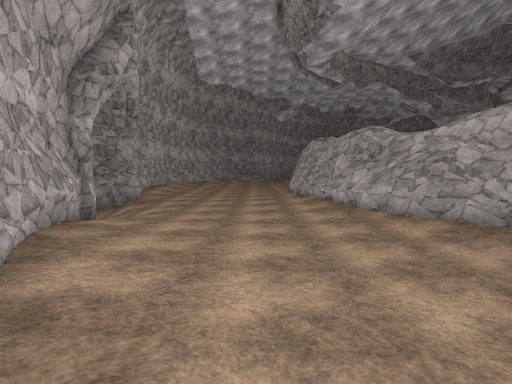
View 1 (above)

22 first-person views from a walk through a scene from a Unity 3-D project. The camera is 1.4 m above the floor, tilts 4° down and sees 85° across. The floor is counted in squares, 2 m on a side. Each view is taken from the middle of a square. On the plan, view 1 faces up. The plan holds only what a view shows up to about 9 squares ahead; the rest is blank. The place goes on beyond the plan. Surface patterns are stand-ins for the level's own textures.

View 2
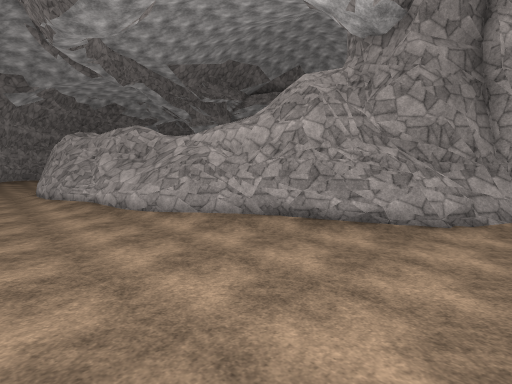

View 3
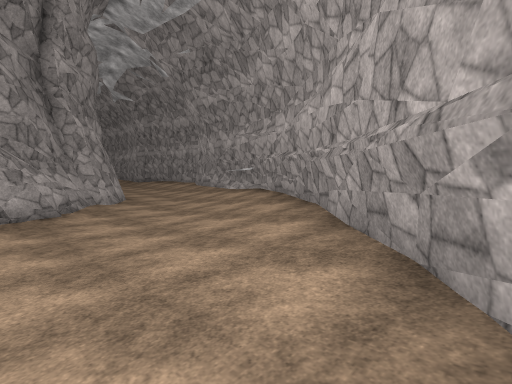

View 4
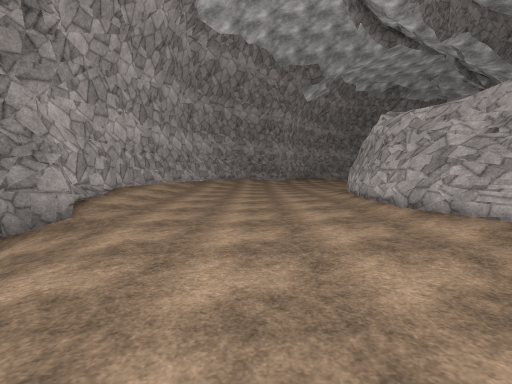

View 5
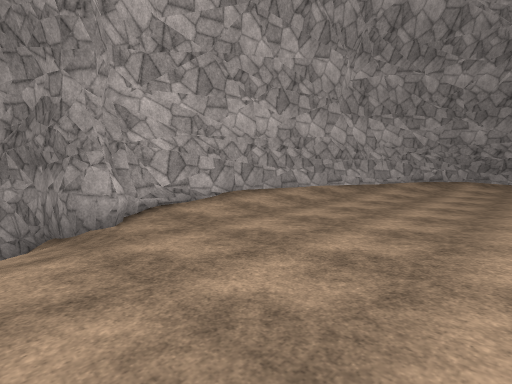

View 6
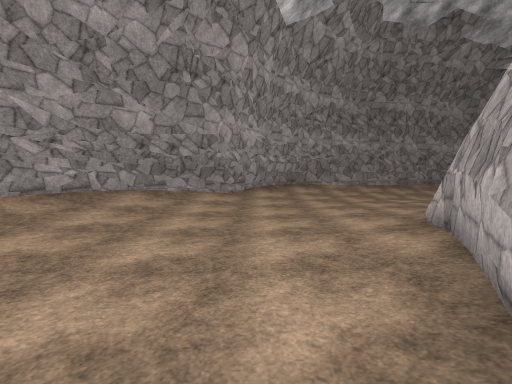

View 7
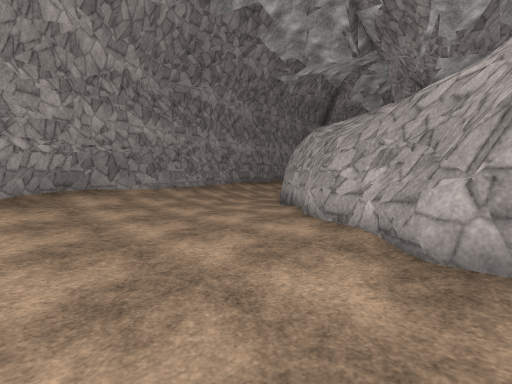

View 8
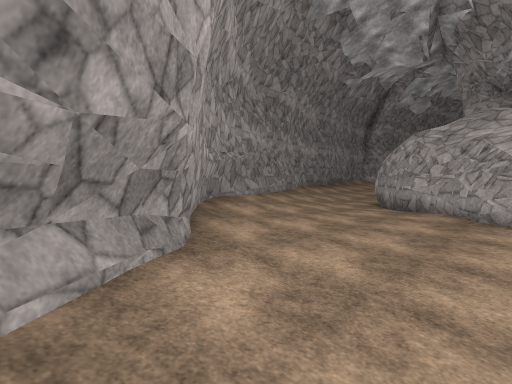

View 9
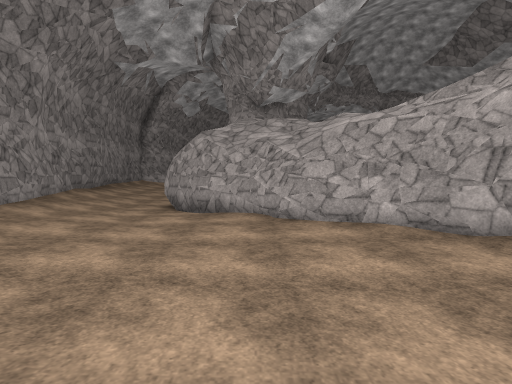

View 10
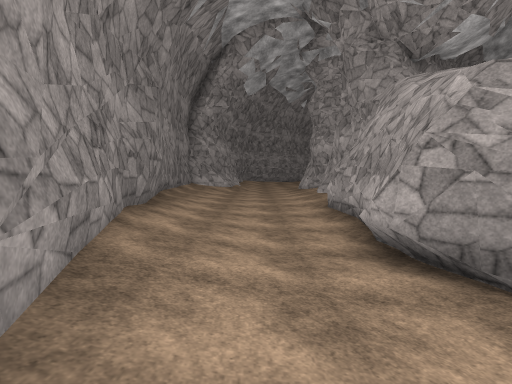

View 11
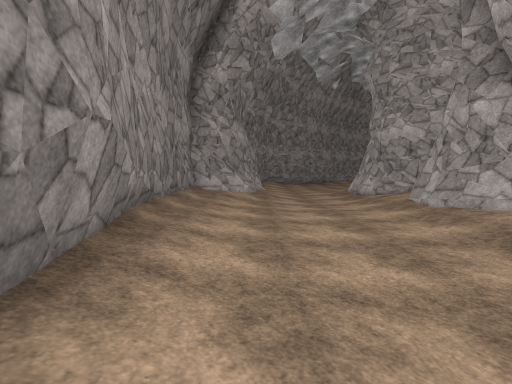

View 12
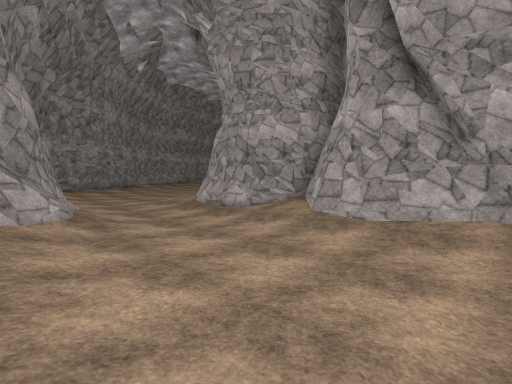

View 13
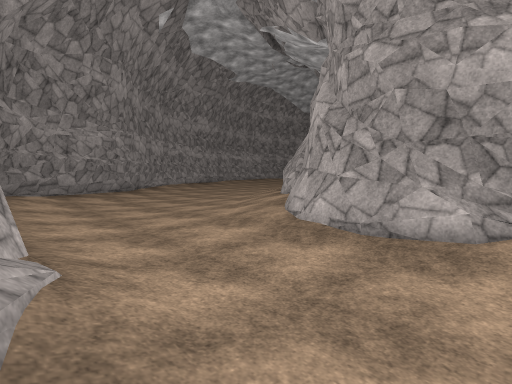

View 14
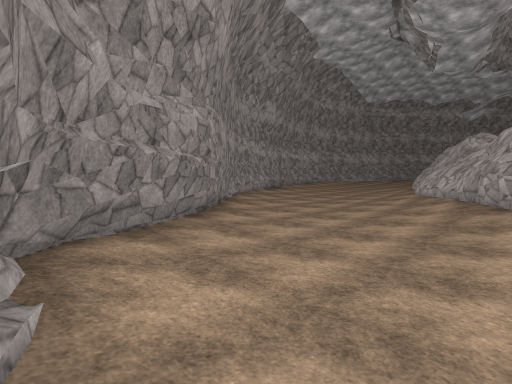

View 15
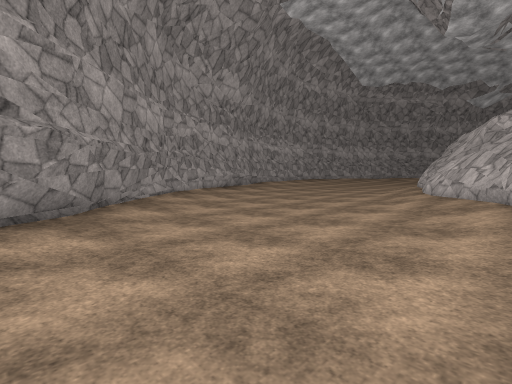

View 16
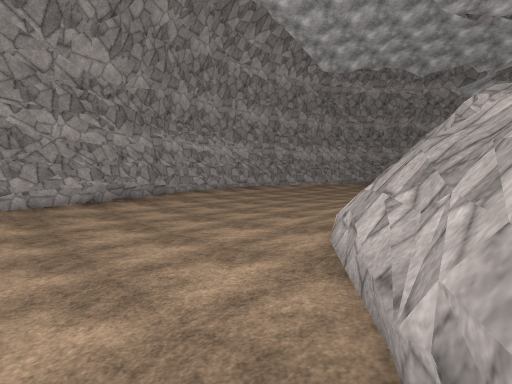

View 17
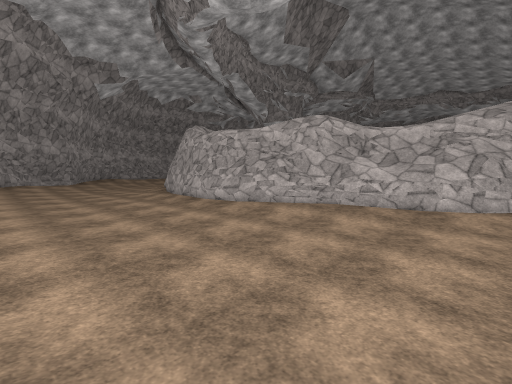

View 18
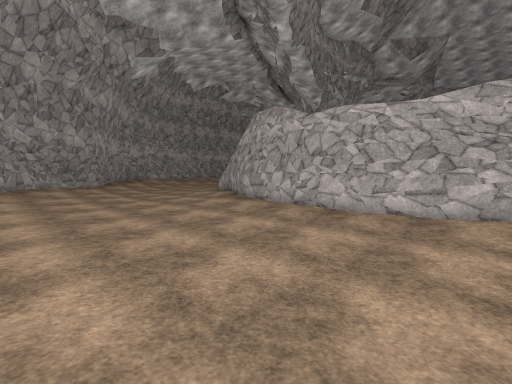

View 19
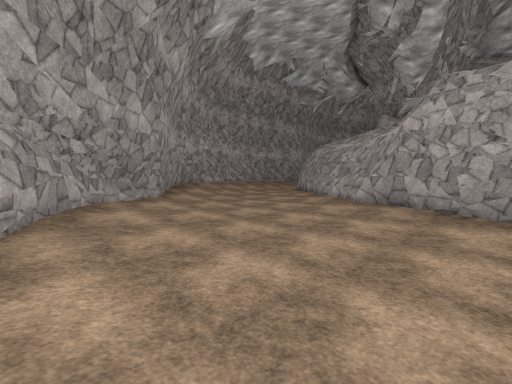

View 20
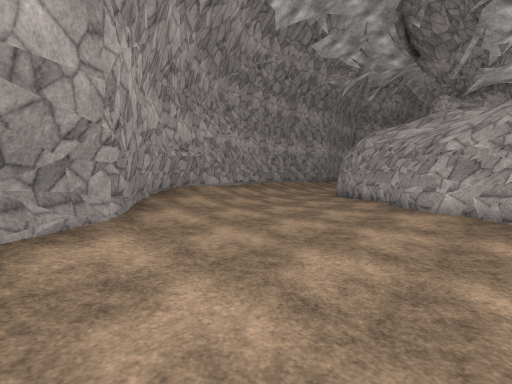

View 21
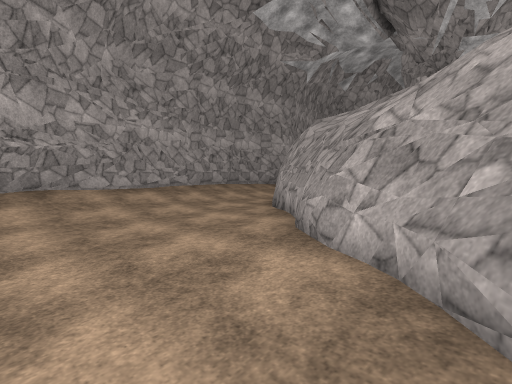

View 22
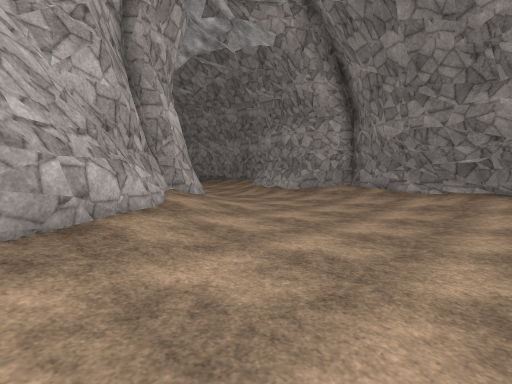

### Floor plan
Key: @ floor where view 1 was taken; # wall or solid block; . main floor; - floor 0.25 m lower than the main floor; / step, stairs or slope; = window, fence, low wall or low ledge; ^ raised ledge.
Columns run from 5 left of view 1 to 29 right of it. Each row starts with its distance up from view 1.
 26                 #=####
 25            ######////## ####
 24         ####/////...//###//###
 23        ##/////----...-//...//##
 22       ##////-----....--....../##
 21      =#/..--#####/////##/..--./#
 20     ##/....##   #########/..--.##
 19    ##/....##            ##/.---/##
 18   ##/..../#              ##/.---/##
 17   #//....##               #//.--./#
 16  ##/....##                ##/.--./#
 15  #/..../#                  ##/.-../
 14 ##/....##                   #/..-./
 13 #//....#                    #^/.-..
 12 #/..../#                    #^/....
 11 #/..../#                     #/....
 10 #/..../#                     ##....
  9 ##/--./##                    ##....
  8 ///--..^#                    ##....
  7  //--..^#                    #/....
  6   /---./#                    #/.../
  5   #..---##                  ##..../
  4   #/.---/#                  #/..../
  3   #/..---##                ##..../#
  2   ##/.----#               ##/...//#
  1    ##//---###            ##/..../##
  0     #@//---/#           ##...../##
 -1     ##////--/           #....//#
 -2      ###/////          /..////##
 -3        ##///           /////###
 -4         ####           //####
 -5                         ##

Positions as (right, up) in squares from view 1, and headings:
1: (0, 0), facing up
2: (0, 0), facing up-right
3: (-1, 2), facing down-right
4: (-1, 5), facing up
5: (0, 8), facing up-left
6: (1, 13), facing up
7: (1, 16), facing up-right
8: (-1, 18), facing up-right
9: (0, 19), facing right
10: (5, 23), facing right
11: (9, 24), facing right
12: (12, 25), facing down-right
13: (16, 24), facing down-right
14: (21, 24), facing down-right
15: (22, 21), facing down-right
16: (22, 17), facing down-right
17: (29, 15), facing down-left
18: (29, 11), facing down-left
19: (29, 6), facing down-left
20: (27, 3), facing down-left
21: (24, 3), facing down-left
22: (24, 17), facing up-left
